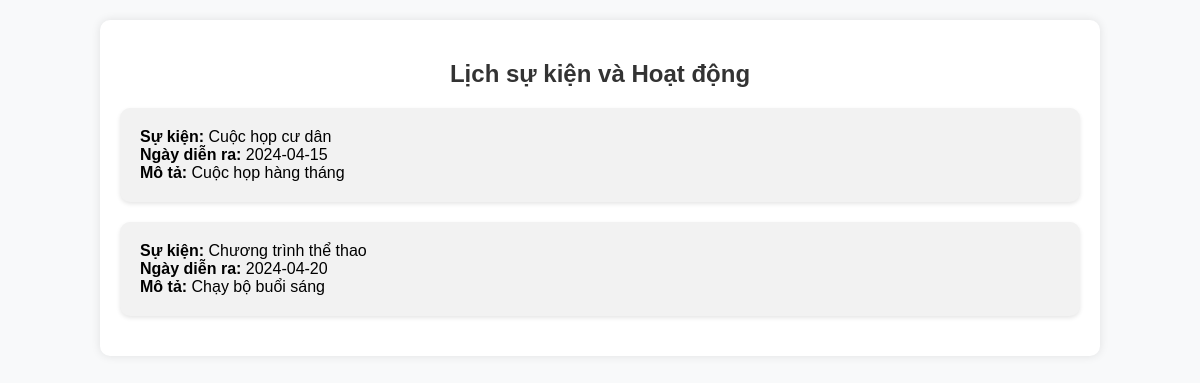
Page /lich_su_kien.php on the committed database.
### tables this page shows
CREATE TABLE `events` (
  `event_id` int(11) NOT NULL,
  `event_name` varchar(100) NOT NULL,
  `description` text DEFAULT NULL,
  `event_date` date DEFAULT NULL,
  `created_at` timestamp NOT NULL DEFAULT current_timestamp()
);

### lich_su_kien.php (the view, shortened to what this page needs)
<?php include 'connect.php'; ?>
<!DOCTYPE html>
<html lang="vi">
<head>
    <link rel="stylesheet" href="css/lich_su_kien.css">
</head>
<body>
    <div class="container">
        <h2>Lịch sự kiện và Hoạt động</h2>
        <ul>
            <?php
            $sql = "SELECT * FROM events";
            $result = $conn->query($sql);
            if ($result->num_rows > 0) {
                while($row = $result->fetch_assoc()) {
                    echo "<li>";
                    echo "<strong>Sự kiện:</strong> " . $row["event_name"]. "<br>";
                    echo "<strong>Ngày diễn ra:</strong> " . $row["event_date"]. "<br>";
                    echo "<strong>Mô tả:</strong> " . $row["description"];
                    echo "</li>";
                }
            } else {
                echo "<li>Không tìm thấy sự kiện nào.</li>";
            }
            ?>
        </ul>
    </div>
</body>
</html>

### css/lich_su_kien.css (style rules this page uses)
body { font-family: Arial, sans-serif; background-color: #f8f9fa; margin: 0; padding: 0; }
.container { width: 80%; margin: 20px auto; padding: 20px; background-color: #fff; border-radius: 10px; box-shadow: 0 0 10px rgba(0, 0, 0, 0.1); }
h2 { color: #333; text-align: center; }
ul { list-style-type: none; padding: 0; }
li { background-color: #f2f2f2; padding: 20px; margin-bottom: 20px; border-radius: 10px; box-shadow: 0 2px 4px rgba(0, 0, 0, 0.1); }

### rows in the picture
events: event_name "Cuộc họp cư dân", event_date "2024-04-15", description "Cuộc họp hàng tháng"
events: event_name "Chương trình thể thao", event_date "2024-04-20", description "Chạy bộ buổi sáng"
